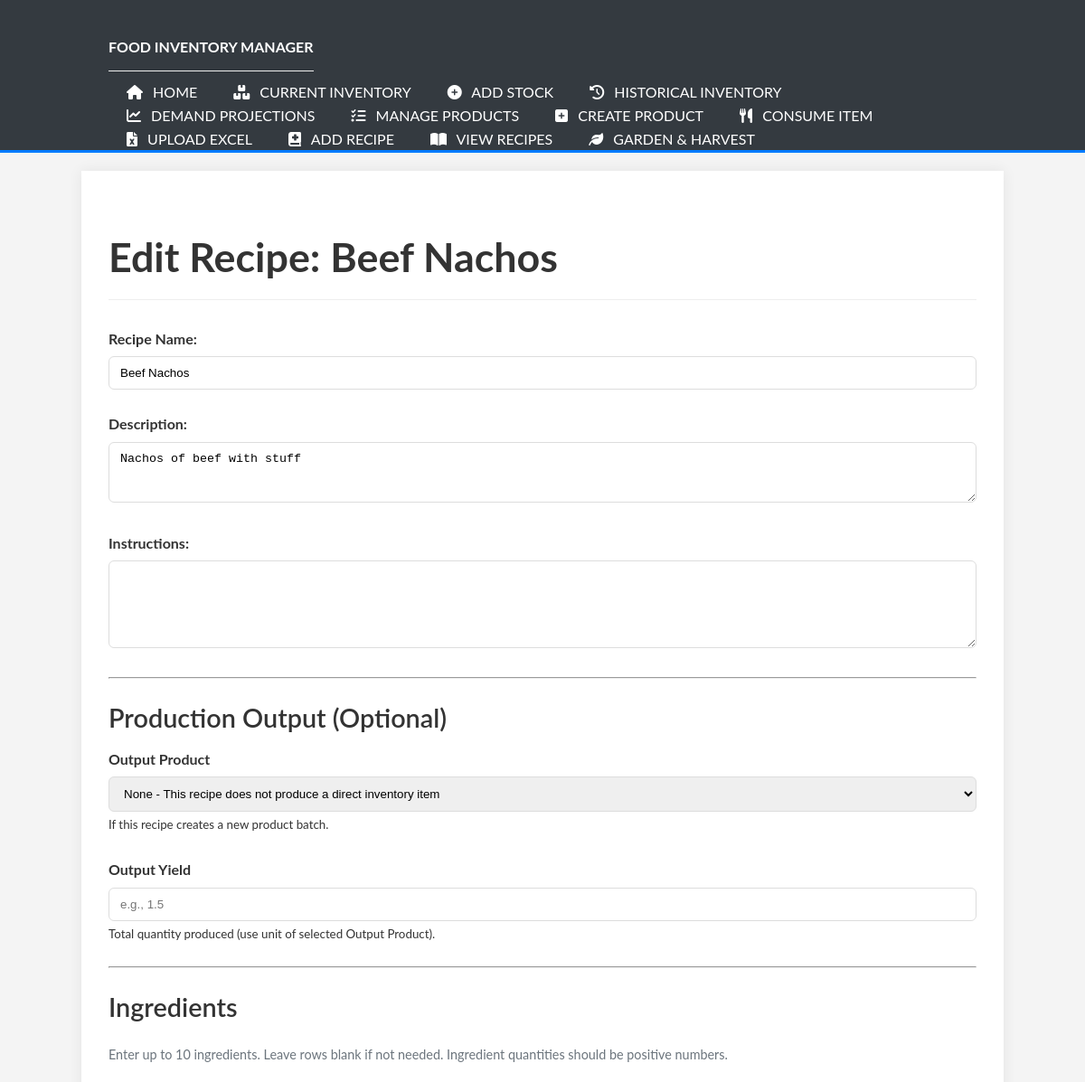
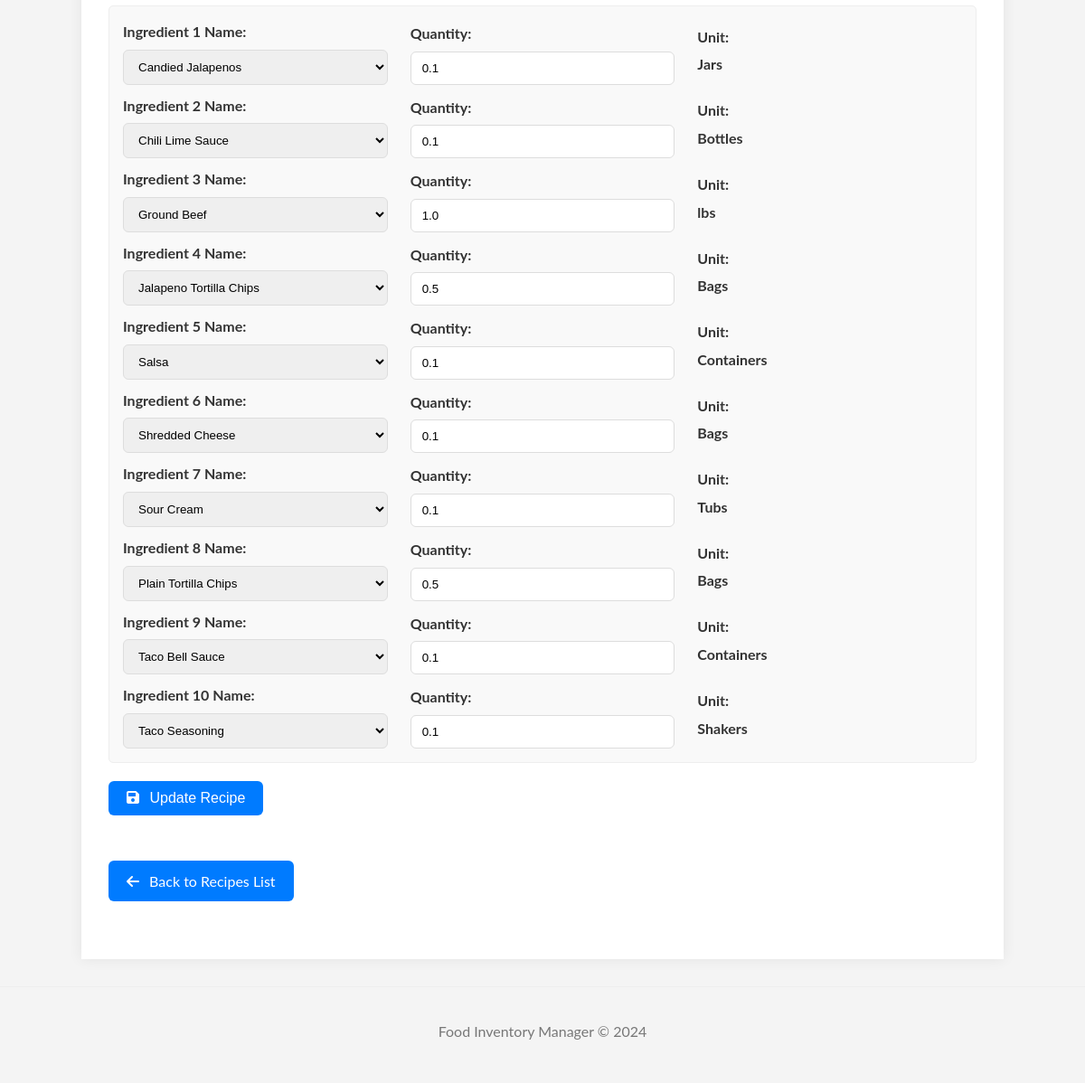
Screenshot of /recipes/2/edit with the database file from the repository (2 pictures, top to bottom).
### tables this page shows
CREATE TABLE recipes (
                        id INTEGER PRIMARY KEY AUTOINCREMENT,
                        name TEXT NOT NULL UNIQUE COLLATE NOCASE,
                        description TEXT
                    );

CREATE TABLE recipe_ingredients (
                        id INTEGER PRIMARY KEY AUTOINCREMENT,
                        recipe_id INTEGER NOT NULL,
                        item_name TEXT NOT NULL,
                        quantity_required REAL NOT NULL,
                        FOREIGN KEY (recipe_id) REFERENCES recipes(id) ON DELETE CASCADE
                    );

CREATE TABLE products (
                        id INTEGER PRIMARY KEY AUTOINCREMENT,
                        name TEXT NOT NULL UNIQUE,
                        category TEXT,
                        subcategory TEXT,
                        unit_of_measure TEXT NOT NULL,
                        default_expiry_days INTEGER NOT NULL,
                        par_level REAL DEFAULT 0,
                        max_holding_amount REAL DEFAULT 0,
    purchase_location TEXT,
    consumption_override_rate REAL DEFAULT NULL
                    );

### app.py (the view, shortened to what this page needs)
@app.route('/recipes/<int:recipe_id>/edit', methods=['GET', 'POST'])
def edit_recipe_view(recipe_id):
    recipe = recipe_mngr.get_recipe_by_id(recipe_id) # Should now include output_product_id and output_yield
    if not recipe:
        flash(f"Recipe with ID {recipe_id} not found.", 'error')
        return redirect(url_for('recipes_list_view'))
    all_db_products = manager.get_all_products(page=None, per_page=None)
    return render_template('edit_recipe.html', recipe=recipe, products=all_db_products, form_data={})

### Food_manager.py (called while the page is built)
    def _get_db_connection(self):
        if self.conn and self.db_filepath == ":memory:":
            return self.conn
        conn = sqlite3.connect(self.db_filepath)
        conn.row_factory = sqlite3.Row # Access columns by name
        return conn

### recipe_manager.py (called while the page is built)
    def _get_db_connection(self):
        conn = sqlite3.connect(self.db_filepath)
        conn.row_factory = sqlite3.Row # Access columns by name
        conn.execute("PRAGMA foreign_keys = ON;") # Crucial for ON DELETE CASCADE
        return conn

### templates/edit_recipe.html (shortened to what this page needs)
{% extends "base.html" %}
{% block page_header %}
    <h1 class="page-title">Edit Recipe: {{ recipe['name'] if recipe else 'Recipe Not Found' }}</h1>
{% endblock %}
{% block content %}
    <form method="POST" action="{{ url_for('edit_recipe_view', recipe_id=recipe['id'] if recipe else 0) }}">
        <div class="form-group">
            <label for="recipe_name">Recipe Name:</label>
            <input type="text" id="recipe_name" name="recipe_name" class="form-control"
                   value="{{ form_data.get('recipe_name', recipe['name'] if recipe else '') }}" required>
        </div>
        <div class="form-group">
            <label for="description">Description:</label>
            <textarea id="description" name="description" class="form-control" rows="3">{{ form_data.get('description', recipe['description'] if recipe else '') }}</textarea>
        </div>
        <div class="form-group">
            <label for="instructions">Instructions:</label>
            <textarea class="form-control" id="instructions" name="instructions" rows="5">{{ form_data.get('instructions', recipe.instructions if recipe and recipe.instructions else '') }}</textarea>
        </div>
        <hr>
        <h3 style="margin-top: 20px; margin-bottom: 10px;">Production Output (Optional)</h3>
        <div class="form-row mb-3">
            <div class="form-group col-md-8">
                <label for="output_product_id">Output Product</label>
                <select class="form-control" id="output_product_id" name="output_product_id">
                    <option value="">None - This recipe does not produce a direct inventory item</option>
                </select>
                <small class="form-text text-muted">If this recipe creates a new product batch.</small>
            </div>
            <div class="form-group col-md-4">
                <label for="output_yield">Output Yield</label>
                <input type="number" step="any" class="form-control" id="output_yield" name="output_yield"
                       value="{{ form_data.get('output_yield', recipe.output_yield if recipe and recipe.output_yield is not none else '') }}"
                       placeholder="e.g., 1.5">
                <small class="form-text text-muted">Total quantity produced (use unit of selected Output Product).</small>
            </div>
        </div>
        <hr>
        <h3 style="margin-top: 20px; margin-bottom: 10px;">Ingredients</h3>
        <p><small class="help-text">Enter up to 10 ingredients. Leave rows blank if not needed. Ingredient quantities should be positive numbers.</small></p>
        <div class="ingredients-section">
            {% for i in range(1, 11) %}
            {% set ing_name_key = 'ingredient_' + i|string + '_name' %}
            {% set ing_qty_key = 'ingredient_' + i|string + '_quantity' %}
            {% set recipe_ing_name = recipe['ingredients'][i-1]['item_name'] if recipe and recipe['ingredients'] and i-1 < recipe['ingredients']|length else '' %}
            {% set recipe_ing_qty = recipe['ingredients'][i-1]['quantity_required'] if recipe and recipe['ingredients'] and i-1 < recipe['ingredients']|length else '' %}
            {% set final_ing_name = form_data.get(ing_name_key, recipe_ing_name) %}
            {% set final_ing_qty = form_data.get(ing_qty_key, recipe_ing_qty) %}
            <div class="ingredient-row">
                <div class="form-group ingredient-name">
                    <label for="ingredient_{{ i }}_name">Ingredient {{ i }} Name:</label>
                    <select id="ingredient_{{ i }}_name" name="ingredient_{{ i }}_name" class="form-control ingredient-select" data-ingredient-index="{{ i }}">
                        {% if products %}
                            {% for product in products %}
                                <option value="{{ product.name }}"
                                        {% if final_ing_name == product.name %}selected{% endif %}>
                                    {{ product.name }}
                                </option>
                            {% endfor %}
                        {% endif %}
                    </select>
                </div>
                <div class="form-group ingredient-quantity">
                    <label for="ingredient_{{ i }}_quantity">Quantity:</label>
                    <input type="number" id="ingredient_{{ i }}_quantity" name="ingredient_{{ i }}_quantity"
                           class="form-control" min="0.01" step="any"
                           value="{{ final_ing_qty }}"
                           placeholder="e.g., 100, 0.5">
                </div>
                <div class="form-group ingredient-unit">
                    <label for="ingredient_{{i}}_unit_display">Unit:</label>
                    <span id="ingredient_{{ i }}_unit_display" class="unit-display">-</span>
                </div>
            </div>
            {% endfor %}
        </div>
        <button type="submit" class="button" style="margin-top: 20px;"><i class="fas fa-save"></i> Update Recipe</button>
    </form>
    <p style="margin-top: 20px;"><a href="{{ url_for('recipes_list_view') }}" class="nav-link-button"><i class="fas fa-arrow-left"></i> Back to Recipes List</a></p>
{% endblock %}

### static/style.css (style rules this page uses)
body { font-family: 'Lato', Arial, sans-serif; margin: 0; padding: 0; background-color: #f4f4f4; color: #333; line-height: 1.6; }
h1, h2, h3 { color: #333; }
h1, h1.page-title { font-size: 2.8em; font-weight: 700; margin-bottom: 30px; color: #333; border-bottom: 1px solid #eee; padding-bottom: 10px; }
h3 { font-size: 1.8em; font-weight: 600; margin-bottom: 20px; }
p { margin-bottom: 1.5em; }
.form-group { margin-bottom: 25px; }
.form-group label { display: block; margin-bottom: 5px; font-weight: bold; }
.form-control, .form-control-file { width: 100%; padding: 10px 12px; border: 1px solid #ddd; border-radius: 6px; box-sizing: border-box; margin-top: 2px; }
a { color: #007bff; text-decoration: none; }
.button, .nav-link-button { display: inline-block; margin-top: 20px; padding: 10px 20px; background-color: #007bff; color: white !important; border-radius: 6px; text-decoration: none; border: none; cursor: pointer; font-size: 1em; margin-right: 10px; margin-bottom: 10px; transition: background-color 0.2s ease-out, box-shadow 0.2s ease-out; }
.button i, .nav-link-button i { margin-right: 7px; }
.ingredients-section { border: 1px solid #eee; padding: 15px; border-radius: 5px; background-color: #f9f9f9; margin-top: 10px; }
.ingredient-row { display: flex; gap: 15px; margin-bottom: 10px; align-items: flex-end; }
.ingredient-row:last-child { margin-bottom: 0; }
.ingredient-row .form-group { flex: 1; margin-bottom: 0; }
.ingredient-name { flex-basis: 60%; }
.ingredient-quantity { flex-basis: 35%; }

### templates/edit_recipe.html (style rules this page uses)
.ingredient-row { display: flex; align-items: flex-end; margin-bottom: 10px; }
.ingredient-name { flex: 3; margin-right: 10px; }
.ingredient-quantity { flex: 1; margin-right: 10px; }
.ingredient-unit { flex: 0.5; padding-bottom: 0.6rem; }
.unit-display { font-weight: bold; }
.help-text { color: #6c757d; font-size: 0.9em; }

### rows the page displays
recipes: name "Beef Nachos", recipe_name "Beef Nachos", description "Nachos of beef with stuff"
recipe_ingredients: item_name.name "Candied Jalapenos", quantity_required "0.1"
recipe_ingredients: item_name.name "Chili Lime Sauce", quantity_required "0.1"
recipe_ingredients: item_name.name "Ground Beef", quantity_required "1.0"
recipe_ingredients: item_name.name "Jalapeno Tortilla Chips", quantity_required "0.5"
recipe_ingredients: item_name.name "Salsa", quantity_required "0.1"
recipe_ingredients: item_name.name "Shredded Cheese", quantity_required "0.1"
recipe_ingredients: item_name.name "Sour Cream", quantity_required "0.1"
recipe_ingredients: item_name.name "Plain Tortilla Chips", quantity_required "0.5"
recipe_ingredients: item_name.name "Taco Bell Sauce", quantity_required "0.1"
recipe_ingredients: item_name.name "Taco Seasoning", quantity_required "0.1"

### other values shown
{{ i }} "1" "2" "3" "4" "5" "6" "7" "8" "9" "10"
